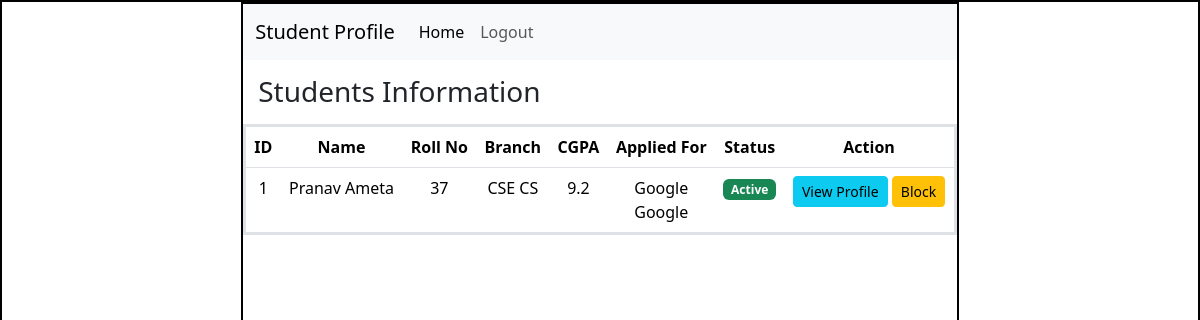
The page /admin/students (signed in) on the database its author committed.
### application/models.py (models this page shows)
class User(db.Model):
    __tablename__ = "user"
    id = db.Column(db.Integer(), primary_key=True)
    username = db.Column(db.String(), unique=True, nullable=False)
    email = db.Column(db.String(), unique=True, nullable=False)
    password = db.Column(db.String(), nullable=False)
    role = db.Column(db.String(), nullable=False)
    status = db.Column(db.String(), default="active")

class StudentProfile(db.Model):
    __tablename__ = "student_profile"
    id = db.Column(db.Integer(), primary_key=True)
    user_id = db.Column(db.Integer(), db.ForeignKey('user.id'))
    name = db.Column(db.String())
    cgpa = db.Column(db.Float())
    roll_no = db.Column(db.String())
    contact_no = db.Column(db.String())
    branch = db.Column(db.String())
    summary = db.Column(db.String())
    skills = db.Column(db.String())

class Company(db.Model):
    __tablename__ = "company"
    id = db.Column(db.Integer(), primary_key=True)
    user_id = db.Column(db.Integer(), db.ForeignKey('user.id'))
    company_name = db.Column(db.String(), nullable=False)
    registration_no = db.Column(db.String(), unique=True)
    overview = db.Column(db.String())
    location = db.Column(db.String())
    services = db.Column(db.String())
    hr_contact = db.Column(db.String())
    website = db.Column(db.String())
    status = db.Column(db.String(), default='pending')

### application/controllers.py (the view)
@app.route("/admin/students")
def admin_students():
    if session.get("role") != "admin":
        return "Unauthorized"
    students = User.query.filter_by(role="student").all()
    profiles = {p.user_id: p for p in StudentProfile.query.all()}
    apps = Application.query.all()
    drives = {d.id: d for d in PlacementDrive.query.all()}
    companies = {c.id: c for c in Company.query.all()}
    return render_template(
        "admin_students.html",
        students=students,
        profiles=profiles,
        apps=apps,
        drives=drives,
        companies=companies
    )

### templates/admin_students.html (shortened to what this page needs)
<!DOCTYPE html>
<html lang="en">
<head>
    <link rel="stylesheet" href="/static/style.css">
    <link href="https://cdn.jsdelivr.net/npm/bootstrap@5.3.8/dist/css/bootstrap.min.css" rel="stylesheet">
</head>
<body>
    <div id="main">
        <div id="canvas">
            <nav class="navbar navbar-expand-lg bg-body-tertiary">
                <div class="container-fluid">
                    <a class="navbar-brand">Student Profile</a>
                    <ul class="navbar-nav me-auto">
                        <li class="nav-item">
                            <a class="nav-link active"
                                href="{% if session.get('role') == 'admin' %}
                                    /admin/dashboard
                            {% elif session.get('role') == 'company' %}
                                    /company/dashboard
                            {% else %}
                                    /student/dashboard
                            {% endif %}">
                                Home
                                </a>
                        </li>
                        <li class="nav-item">
                                <a class="nav-link" href="/logout">Logout</a>
                        </li>
                    </ul>
                </div>
            </nav>
            <div id="content">
                <h3 class="headings">Students Information</h3>
                <table class="table text-center border border-3">
                    <thead>
                        <tr>
                            <th>ID</th>
                            <th>Name</th>
                            <th>Roll No</th>
                            <th>Branch</th>
                            <th>CGPA</th>
                            <th>Applied For</th>
                            <th>Status</th>
                            <th>Action</th>
                        </tr>
                    </thead>
                    <tbody>
                        {% for s in students %}
                        <tr>
                            <td>{{ loop.index }}</td>
                            <td>{{ profiles[s.id].name or s.username }}</td>
                            <td>{{ profiles[s.id].roll_no }}</td>
                            <td>{{ profiles[s.id].branch }}</td>
                            <td>{{ profiles[s.id].cgpa }}</td>
                            <td>
                                {% for app in apps if app.student_id == s.id %}
                                    {{ companies[drives[app.drive_id].company_id].company_name }}<br>
                                {% endfor %}
                            </td>
                            <td>
                                {% if s.status == "active" %}
                                    <span class="badge bg-success">Active</span>
                                {% else %}
                                    <span class="badge bg-secondary">Blocked</span>
                                {% endif %}
                            </td>
                            <td>
                                <a href="/student/profile/{{ s.id }}" class="btn btn-info btn-sm">
                                    View Profile
                                </a>
                                <a href="/admin/student/toggle/{{ s.id }}"
                                class="btn btn-warning btn-sm">
                                    {% if s.status == "active" %}
                                        Block
                                    {% else %}
                                        Unblock
                                    {% endif %}
                                </a>
                            </td>
                        </tr>
                        {% endfor %}
                    </tbody>
                </table>
            </div>
        </div>
    </div>
</body>
</html>

### static/style.css (style rules this page uses)
* { margin:0px; }
#main, #canvas { border: 2px solid black; }
#canvas { width:60%; height:780px; margin:auto; }
.headings { margin: 10px; padding: 5px; margin-top: 10px; }

### rows shown on the page
User: id.cgpa "9.2", status "Active"
StudentProfile: name "Pranav Ameta", roll_no "37", branch "CSE CS"
Company: company_name "Google"
